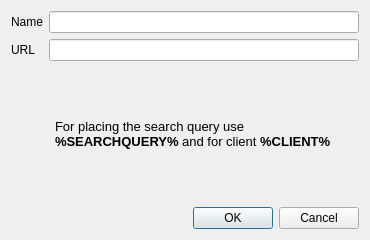
<?xml version="1.0" encoding="UTF-8"?>
<ui version="4.0">
 <class>addSEdialog</class>
 <widget class="QDialog" name="addSEdialog">
  <property name="windowModality">
   <enum>Qt::WindowModal</enum>
  </property>
  <property name="geometry">
   <rect>
    <x>0</x>
    <y>0</y>
    <width>370</width>
    <height>240</height>
   </rect>
  </property>
  <property name="sizePolicy">
   <sizepolicy hsizetype="Preferred" vsizetype="Preferred">
    <horstretch>0</horstretch>
    <verstretch>0</verstretch>
   </sizepolicy>
  </property>
  <property name="windowTitle">
   <string>Add Search Engine</string>
  </property>
  <property name="windowIcon">
   <iconset>
    <normaloff>:/help-hint.png</normaloff>:/help-hint.png</iconset>
  </property>
  <layout class="QGridLayout" name="gridLayout">
   <item row="0" column="0">
    <widget class="QLabel" name="label">
     <property name="text">
      <string>Name</string>
     </property>
    </widget>
   </item>
   <item row="0" column="1" colspan="2">
    <widget class="QLineEdit" name="le_name"/>
   </item>
   <item row="1" column="0">
    <widget class="QLabel" name="label_2">
     <property name="text">
      <string>URL</string>
     </property>
    </widget>
   </item>
   <item row="1" column="1" colspan="2">
    <widget class="QLineEdit" name="le_url"/>
   </item>
   <item row="2" column="0" colspan="2">
    <widget class="QLabel" name="label_3">
     <property name="text">
      <string/>
     </property>
     <property name="pixmap">
      <pixmap>:/help-hint.png</pixmap>
     </property>
    </widget>
   </item>
   <item row="2" column="2">
    <widget class="QLabel" name="label_4">
     <property name="text">
      <string>&lt;!DOCTYPE HTML PUBLIC &quot;-//W3C//DTD HTML 4.0//EN&quot; &quot;http://www.w3.org/TR/REC-html40/strict.dtd&quot;&gt;
&lt;html&gt;&lt;head&gt;&lt;meta name=&quot;qrichtext&quot; content=&quot;1&quot; /&gt;&lt;style type=&quot;text/css&quot;&gt;
p, li { white-space: pre-wrap; }
&lt;/style&gt;&lt;/head&gt;&lt;body style=&quot; font-family:'Sans Serif'; font-size:10pt; font-weight:400; font-style:normal;&quot;&gt;
&lt;p style=&quot; margin-top:0px; margin-bottom:0px; margin-left:0px; margin-right:0px; -qt-block-indent:0; text-indent:0px;&quot;&gt;For placing the search query use &lt;span style=&quot; font-weight:600;&quot;&gt;%SEARCHQUERY% &lt;/span&gt;and for client &lt;span style=&quot; font-weight:600;&quot;&gt;%CLIENT%&lt;/span&gt;&lt;/p&gt;&lt;/body&gt;&lt;/html&gt;</string>
     </property>
     <property name="textFormat">
      <enum>Qt::RichText</enum>
     </property>
     <property name="wordWrap">
      <bool>true</bool>
     </property>
    </widget>
   </item>
   <item row="3" column="2">
    <widget class="QDialogButtonBox" name="buttonBox">
     <property name="orientation">
      <enum>Qt::Horizontal</enum>
     </property>
     <property name="standardButtons">
      <set>QDialogButtonBox::Cancel|QDialogButtonBox::Ok</set>
     </property>
    </widget>
   </item>
  </layout>
 </widget>
 <resources/>
 <connections>
  <connection>
   <sender>buttonBox</sender>
   <signal>accepted()</signal>
   <receiver>addSEdialog</receiver>
   <slot>accept()</slot>
   <hints>
    <hint type="sourcelabel">
     <x>248</x>
     <y>254</y>
    </hint>
    <hint type="destinationlabel">
     <x>157</x>
     <y>274</y>
    </hint>
   </hints>
  </connection>
  <connection>
   <sender>buttonBox</sender>
   <signal>rejected()</signal>
   <receiver>addSEdialog</receiver>
   <slot>reject()</slot>
   <hints>
    <hint type="sourcelabel">
     <x>316</x>
     <y>260</y>
    </hint>
    <hint type="destinationlabel">
     <x>286</x>
     <y>274</y>
    </hint>
   </hints>
  </connection>
 </connections>
</ui>
